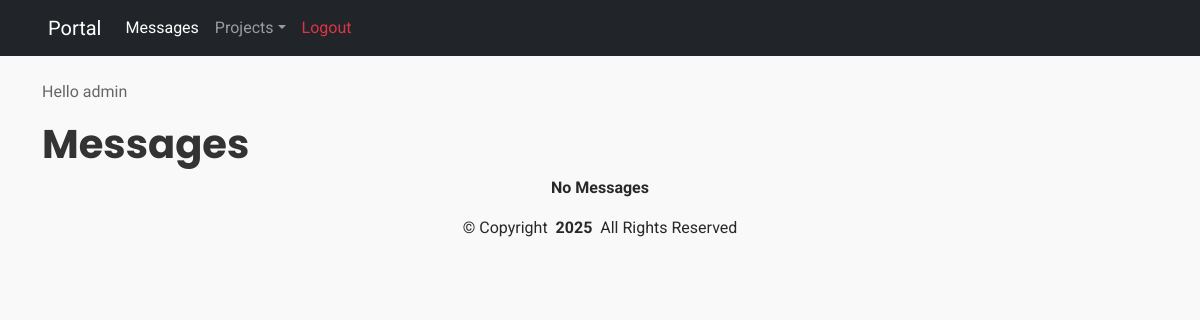
The app's page /portal/ (signed in), older data.
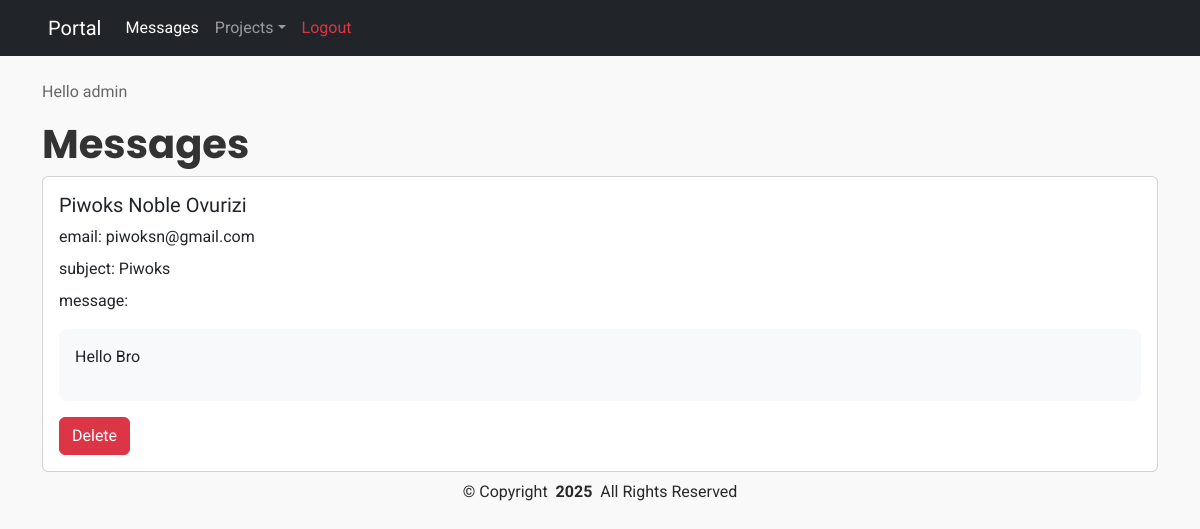
The same page, newer data.
### portfolio/models.py (models this page shows, shortened)
class Message(models.Model):
    name = models.CharField(max_length=255)
    email = models.EmailField(null=True, blank=True)
    subject = models.CharField(max_length=255)
    message = models.TextField(blank=True)

### portfolio/views.py (the view)
# urls.py: path('portal/', PortalTemplateView.as_view(), name='portal'),
class PortalTemplateView(LoginRequiredMixin, ListView):
    template_name = 'portal.html'
    model = Message
    context_object_name = 'messages'

### templates/portal.html (shortened to what this page needs)
{% extends '_base.html' %}
{% block content %}
{% if user.is_authenticated %}
    <p class="raleway">Hello {{ user.username }}</p>
{% endif %}
    <h1>Messages</h1>
    <div class="messages">
{% for message in messages %}
<div class="card my-2">
    <div class="card-body">
        <h5 class="card-title">{{ message.name }}</h5>
        <p class="card-title">email: <a class="text-dark" href="mailto:{{ message.email }}">{{ message.email }}</a></p>
        <p class="card-title">subject: {{ message.subject }}</p>
        <p class="card-text">
            message:
            <div class="card-body border-1 rounded-3 bg-light">
            {{ message.message|linebreaks }}
        </div>
        </p>
        <a href="{% url 'message_delete' message.pk %}" class="btn btn-danger">Delete</a>
    </div>
</div>
{% empty %}
<p class="text-center fw-bold">No Messages</p>
{% endfor %}
    </div>
{% endblock content %}

Row changes from the older to the newer data that the page shows:
added Message: name "Piwoks Noble Ovurizi", email "piwoksn@gmail.com", subject "Piwoks", message "Hello Bro"
Text that changed along with them:
text no longer shown: "No Messages"
